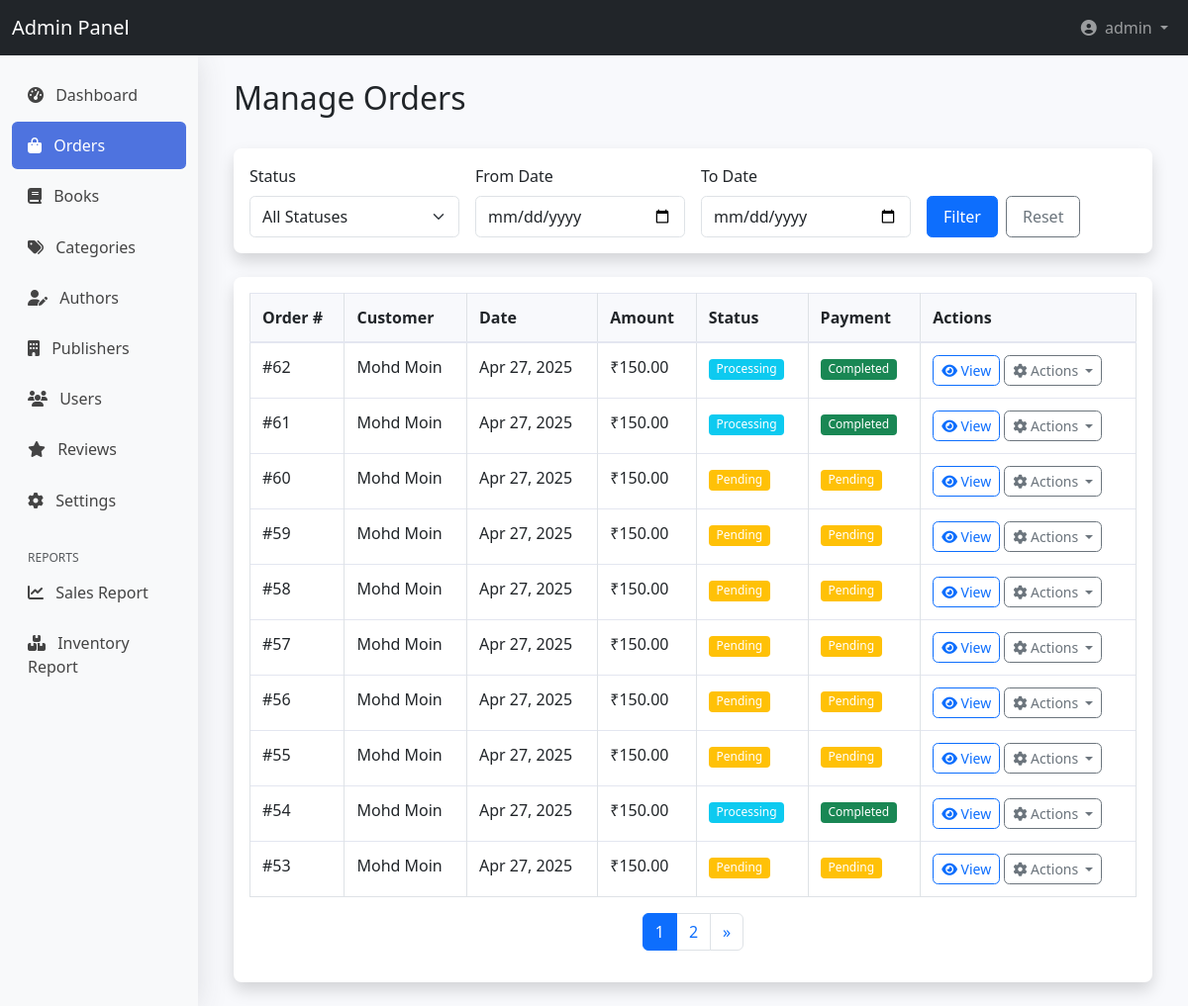
The app's page /admin/orders.php (signed in) with its own data.
### tables this page shows
CREATE TABLE `orders` (
  `order_id` int(11) NOT NULL,
  `user_id` int(11) DEFAULT NULL,
  `order_date` timestamp NOT NULL DEFAULT current_timestamp(),
  `total_amount` decimal(10,2) NOT NULL,
  `status` enum('Pending','Processing','Shipped','Delivered','Cancelled') DEFAULT 'Pending',
  `cancellation_reason` text DEFAULT NULL,
  `cancelled_at` datetime DEFAULT NULL,
  `refund_id` varchar(255) DEFAULT NULL,
  `refund_status` enum('Pending','Processed','Failed') DEFAULT NULL,
  `refund_amount` decimal(10,2) DEFAULT NULL,
  `refund_processed_at` datetime DEFAULT NULL,
  `payment_method` varchar(50) DEFAULT NULL,
  `razorpay_order_id` varchar(255) DEFAULT NULL,
  `razorpay_payment_id` varchar(255) DEFAULT NULL,
  `payment_status` enum('Pending','Completed','Failed','Refunded') DEFAULT 'Pending',
  `payment_error_code` varchar(50) DEFAULT NULL,
  `payment_error_description` text DEFAULT NULL,
  `payment_date` datetime DEFAULT NULL,
  `shipping_address` text NOT NULL
);

CREATE TABLE `users` (
  `user_id` int(11) NOT NULL,
  `name` varchar(100) NOT NULL,
  `email` varchar(100) NOT NULL,
  `password` varchar(255) NOT NULL,
  `phone` varchar(20) DEFAULT NULL,
  `is_admin` tinyint(4) NOT NULL DEFAULT 0,
  `created_at` timestamp NOT NULL DEFAULT current_timestamp(),
  `updated_at` timestamp NOT NULL DEFAULT current_timestamp() ON UPDATE current_timestamp()
);

### admin/orders.php (the view, shortened to what this page needs)
<?php
require_once '../includes/config.php';
$date_from = $_GET['date_from'] ?? '';
$date_to = $_GET['date_to'] ?? '';
$page = max(1, (int)($_GET['page'] ?? 1));
$per_page = 10;
$offset = ($page - 1) * $per_page;
$params = [];
$base_query = "
    FROM orders o
    JOIN users u ON o.user_id = u.user_id
";
$count_sql = "SELECT COUNT(*) " . $base_query;
$stmt = $pdo->prepare($count_sql);
$stmt->execute($params);
$total_orders = (int) $stmt->fetchColumn();
$total_pages = (int) ceil($total_orders / $per_page);
$data_sql = "
    SELECT o.*, u.name AS customer_name
    " . $base_query . "
    ORDER BY o.order_date DESC
    LIMIT $per_page OFFSET $offset
";
$stmt = $pdo->prepare($data_sql);
$stmt->execute($params);
$orders = $stmt->fetchAll(PDO::FETCH_ASSOC);
require_once 'admin_header.php';
?>
<div class="container-fluid py-4">
    <div class="row mb-4">
        <div class="col-12">
            <div class="d-flex justify-content-between align-items-center">
                <h2>Manage Orders</h2>
            </div>
        </div>
    </div>
    <div class="row mb-4">
        <div class="col-12">
            <div class="card shadow">
                <div class="card-body">
                    <form method="get" class="row g-3">
                        <div class="col-md-3">
                            <label for="status" class="form-label">Status</label>
                            <select class="form-select" id="status" name="status">
                                <option value="">All Statuses</option>
                            </select>
                        </div>
                        <div class="col-md-3">
                            <label for="date_from" class="form-label">From Date</label>
                            <input type="date" class="form-control" id="date_from" name="date_from" value="<?php echo htmlspecialchars($date_from); ?>">
                        </div>
                        <div class="col-md-3">
                            <label for="date_to" class="form-label">To Date</label>
                            <input type="date" class="form-control" id="date_to" name="date_to" value="<?php echo htmlspecialchars($date_to); ?>">
                        </div>
                        <div class="col-md-3 d-flex align-items-end">
                            <button type="submit" class="btn btn-primary me-2">Filter</button>
                            <a href="orders.php" class="btn btn-outline-secondary">Reset</a>
                        </div>
                    </form>
                </div>
            </div>
        </div>
    </div>
    <div class="row">
        <div class="col-12">
            <div class="card shadow">
                <div class="card-body">
                    <div class="table-responsive">
                        <table class="table table-bordered table-hover">
                            <thead class="thead-light">
                                <tr>
                                    <th>Order #</th>
                                    <th>Customer</th>
                                    <th>Date</th>
                                    <th>Amount</th>
                                    <th>Status</th>
                                    <th>Payment</th>
                                    <th>Actions</th>
                                </tr>
                            </thead>
                            <tbody>
                                <?php foreach ($orders as $order): ?>
                                    <tr>
                                        <td>#<?php echo $order['order_id']; ?></td>
                                        <td><?php echo htmlspecialchars($order['customer_name']); ?></td>
                                        <td><?php echo date('M j, Y', strtotime($order['order_date'])); ?></td>
                                        <td>₹<?php echo number_format($order['total_amount'], 2); ?></td>
                                        <td>
                                            <span class="badge
                                                <?php
                                                switch($order['status']) {
                                                    case 'Pending': echo 'bg-warning'; break;
                                                    case 'Processing': echo 'bg-info'; break;
                                                }
                                                ?>">
                                                <?php echo $order['status']; ?>
                                            </span>
                                        </td>
                                        <td>
                                            <span class="badge
                                                <?php
                                                switch($order['payment_status']) {
                                                    case 'Completed': echo 'bg-success'; break;
                                                    case 'Pending': echo 'bg-warning'; break;
                                                }
                                                ?>">
                                                <?php echo $order['payment_status']; ?>
                                            </span>
                                        </td>
                                        <td>
                                            <a href="order_details.php?id=<?php echo $order['order_id']; ?>" class="btn btn-sm btn-outline-primary">
                                                <i class="fas fa-eye"></i> View
                                            </a>
                                            <div class="dropdown d-inline-block">
                                                <button class="btn btn-sm btn-outline-secondary dropdown-toggle" type="button"
                                                        id="orderActionsDropdown" data-bs-toggle="dropdown">
                                                    <i class="fas fa-cog"></i> Actions
                                                </button>
                                            </div>
                                        </td>
                                    </tr>
                                <?php endforeach; ?>
                            </tbody>
                        </table>
                    </div>
                    <?php if ($total_pages > 1): ?>
                        <nav aria-label="Page navigation">
                            <ul class="pagination justify-content-center">
                                <?php for ($i = 1; $i <= $total_pages; $i++): ?>
                                    <li class="page-item <?php echo $i == $page ? 'active' : ''; ?>">
                                        <a class="page-link" href="?<?php echo http_build_query(array_merge($_GET, ['page' => $i])); ?>"><?php echo $i; ?></a>
                                    </li>
                                <?php endfor; ?>
                                <?php if ($page < $total_pages): ?>
                                    <li class="page-item">
                                        <a class="page-link" href="?<?php echo http_build_query(array_merge($_GET, ['page' => $page + 1])); ?>" aria-label="Next">
                                            <span aria-hidden="true">&raquo;</span>
                                        </a>
                                    </li>
                                <?php endif; ?>
                            </ul>
                        </nav>
                    <?php endif; ?>
                </div>
            </div>
        </div>
    </div>
</div>
<?php require_once 'admin_footer.php'; ?>

### assets/css/admin.css (style rules this page uses)
body.admin-dashboard { background-color: #f8f9fc; }
.card { border: none; border-radius: 0.5rem; box-shadow: 0 0.15rem 1.75rem 0 rgba(58, 59, 69, 0.1); }
.table-responsive { overflow-x: auto; }
.table { width: 100%; margin-bottom: 1rem; color: #212529; }
.table th { background-color: #f8f9fc; border-bottom: 2px solid #e3e6f0; }
.table td, .table th { padding: 0.75rem; vertical-align: top; border-top: 1px solid #e3e6f0; }
.form-control, .form-select { border-radius: 0.35rem; padding: 0.5rem 0.75rem; }
.btn { border-radius: 0.35rem; padding: 0.5rem 1rem; }
.btn-sm { padding: 0.25rem 0.5rem; font-size: 0.875rem; }
.badge { font-weight: 500; padding: 0.35em 0.65em; border-radius: 0.25rem; }

### records on screen
orders: order_id "62", user.name "Mohd Moin", order_date "Apr 27, 2025", total_amount "150.00", status "Processing", payment_status "Completed"
orders: order_id "61", user.name "Mohd Moin", order_date "Apr 27, 2025", total_amount "150.00", status "Processing", payment_status "Completed"
orders: order_id "60", user.name "Mohd Moin", order_date "Apr 27, 2025", total_amount "150.00", status "Pending", payment_status "Pending"
orders: order_id "59", user.name "Mohd Moin", order_date "Apr 27, 2025", total_amount "150.00", status "Pending", payment_status "Pending"
orders: order_id "58", user.name "Mohd Moin", order_date "Apr 27, 2025", total_amount "150.00", status "Pending", payment_status "Pending"
orders: order_id "57", user.name "Mohd Moin", order_date "Apr 27, 2025", total_amount "150.00", status "Pending", payment_status "Pending"
orders: order_id "56", user.name "Mohd Moin", order_date "Apr 27, 2025", total_amount "150.00", status "Pending", payment_status "Pending"
orders: order_id "55", user.name "Mohd Moin", order_date "Apr 27, 2025", total_amount "150.00", status "Pending", payment_status "Pending"
orders: order_id "54", user.name "Mohd Moin", order_date "Apr 27, 2025", total_amount "150.00", status "Processing", payment_status "Completed"
orders: order_id "53", user.name "Mohd Moin", order_date "Apr 27, 2025", total_amount "150.00", status "Pending", payment_status "Pending"

### other values on screen
$_SESSION['admin_username'] "admin"
